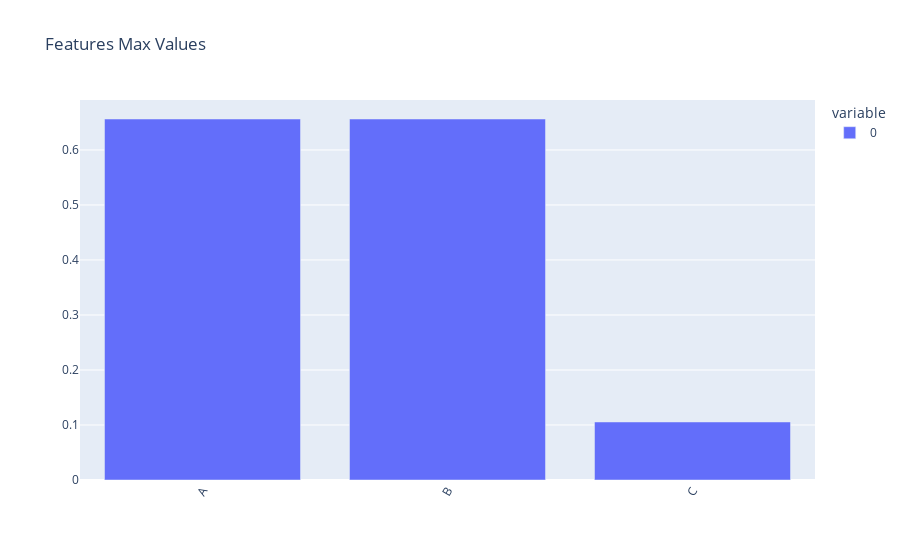

Notebook code cell kept with this figure:
### Code cell
fig = px.bar(df[feats].max(), title='Features Max Values')
fig.layout.xaxis.tickangle = 300
fig.update_traces(showlegend = True)
fig.layout.xaxis. dtick = 1
fig.layout.xaxis.title = ''
fig.layout.yaxis.title = ''
fig.show()

### Figure 1 — Plotly figure (JSON) as saved in the notebook; plotly's stock layout.template omitted (floating-point values rounded to 4 significant figures)
{"data": [{"alignmentgroup": "True", "hovertemplate": "variable=0<br>index=%{x}<br>value=%{y}<extra></extra>", "legendgroup": "0", "marker": {"color": "#636efa", "pattern": {"shape": ""}}, "name": "0", "offsetgroup": "0", "orientation": "v", "showlegend": true, "textposition": "auto", "type": "bar", "x": ["A", "B", "C"], "xaxis": "x", "y": [0.6562, 0.6562, 0.1055], "yaxis": "y"}], "layout": {"barmode": "relative", "legend": {"title": {"text": "variable"}, "tracegroupgap": 0}, "title": {"text": "Features Max Values"}, "xaxis": {"anchor": "y", "domain": [0, 1], "dtick": 1, "tickangle": -60, "title": {"text": ""}}, "yaxis": {"anchor": "x", "domain": [0, 1], "title": {"text": ""}}}}
